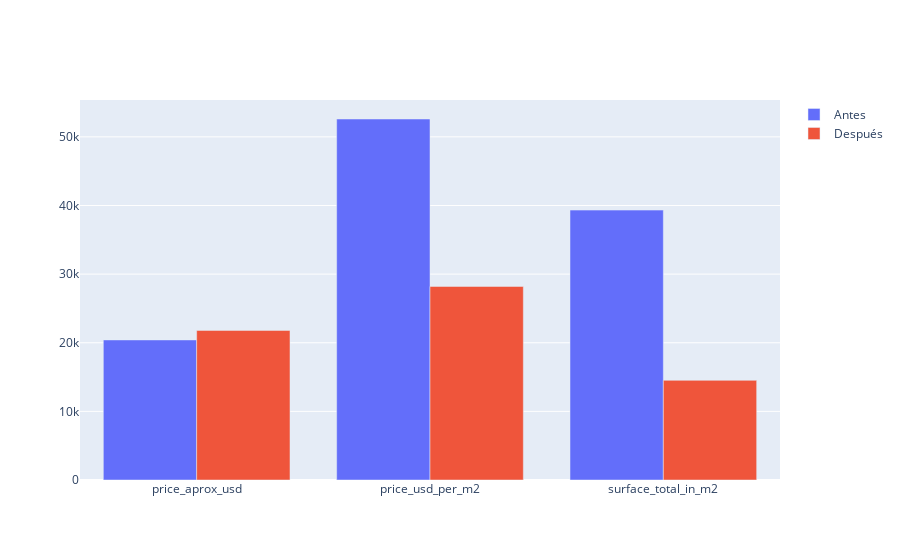

Here is the notebook cell this chart was saved with:
### Code cell
arrayVariables=["price_aprox_usd", "price_usd_per_m2", "surface_total_in_m2"]

fig = go.Figure(data=[
    go.Bar(name='Antes', x=arrayVariables, y=[priceAproxUSDNulosInicio, priceUSDPerM2NulosInicio, surfaceTotalInM2NulosInicio]),
    go.Bar(name='Después', x=arrayVariables, y=[priceAproxUSDNulosFin, priceUSDPerM2NulosFin, surfaceTotalInM2NulosFin])
])
# Change the bar mode
fig.update_layout(barmode='group')
fig.show()

### Figure 1 — Plotly figure (JSON) as saved in the notebook; plotly's stock layout.template omitted (floating-point values rounded to 4 significant figures)
{"data": [{"name": "Antes", "type": "bar", "x": ["price_aprox_usd", "price_usd_per_m2", "surface_total_in_m2"], "y": [20410, 52603, 39328]}, {"name": "Después", "type": "bar", "x": ["price_aprox_usd", "price_usd_per_m2", "surface_total_in_m2"], "y": [21798, 28205, 14523]}], "layout": {"barmode": "group"}}
